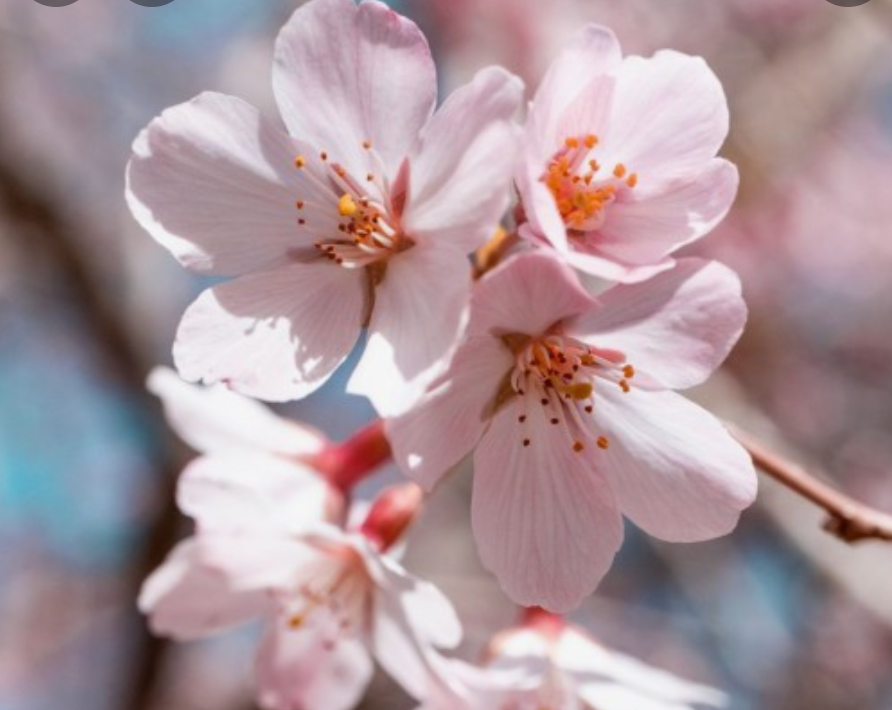
#> input picture image_flower.png, 892 x 710 px
$ python Cartoonify.py
#> lines starting #> are read from the running program, lines starting #| are printed output that depends on the picture; after the words box and inside, x2 and y2 are one past the last pixel; in counts of white or black regions, pixels touching at a corner belong together
import cv2
import numpy as np

def cartoonify(image_path):
    # 이미지 로드
#> called with image_path = 'image_flower.png'
    img = cv2.imread(image_path)
#> img is the input picture: shape (710, 892, 3); mean B, G, R 155.1, 148.9, 171
    img = cv2.resize(img, (500, 500))  # 크기 조정
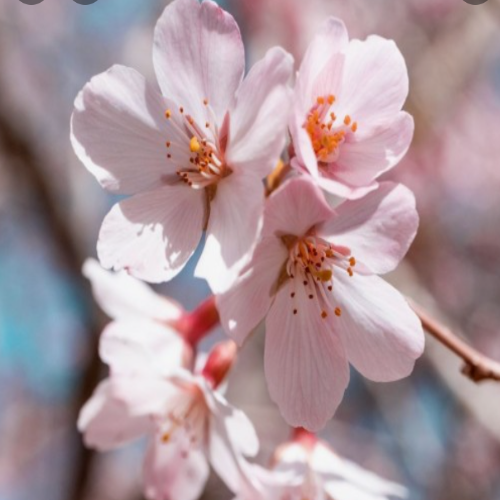
#> img: shape (500, 500, 3); mean B, G, R 155, 148.8, 170.8

    # 양방향 필터 적용 (색을 부드럽게)
    color = cv2.bilateralFilter(img, d=9, sigmaColor=75, sigmaSpace=75)

    # 그레이스케일 변환
    gray = cv2.cvtColor(img, cv2.COLOR_BGR2GRAY)
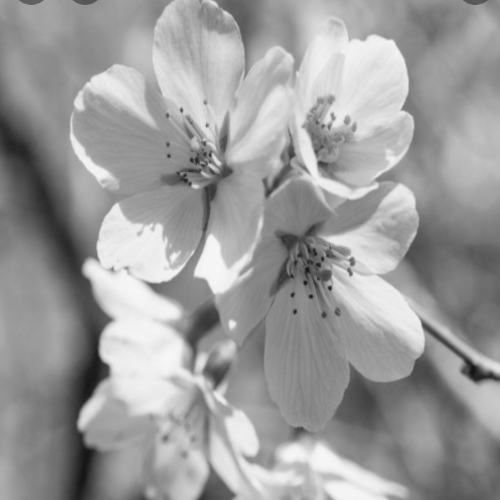
#> gray: shape (500, 500); min 18, max 247, mean 156.1

    # 엣지 감지 (Canny 또는 Laplacian)
    edges = cv2.adaptiveThreshold(gray, 255, cv2.ADAPTIVE_THRESH_MEAN_C, cv2.THRESH_BINARY, 9, 9)
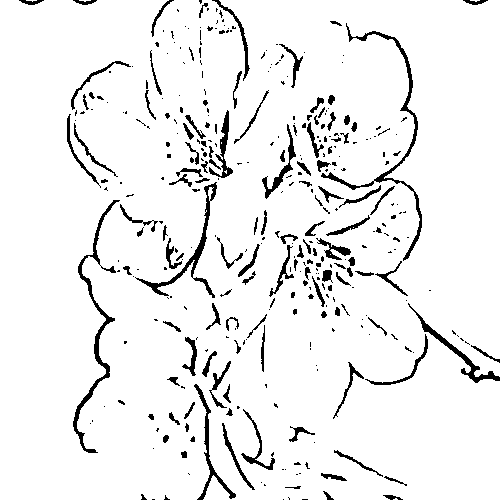
#> edges: shape (500, 500); 93.5% white; 361 black regions (229 under 20 px), largest, box (x1, y1, x2, y2) and area: (321, 23, 422, 261) 1282, (73, 200, 120, 453) 1251, (135, 182, 217, 298) 884

    # 색상과 엣지 결합
    cartoon = cv2.bitwise_and(color, color, mask=edges)
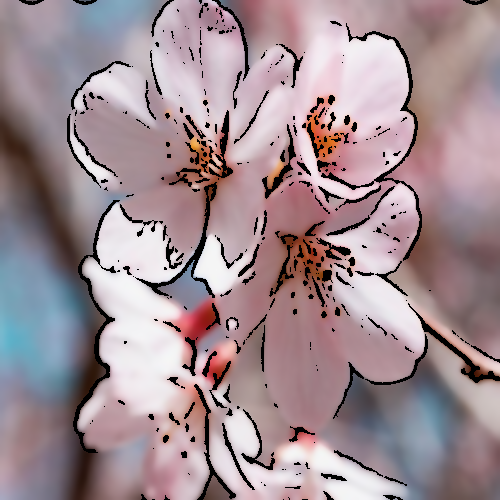
#> cartoon: shape (500, 500, 3); mean B, G, R 147.3, 141, 160.5

    # 결과 출력
    cv2.imshow("Cartoon", cartoon)
    cv2.waitKey(0)
    cv2.destroyAllWindows()

    return cartoon

# 실행 예시
cartoonify("image_flower.png")
